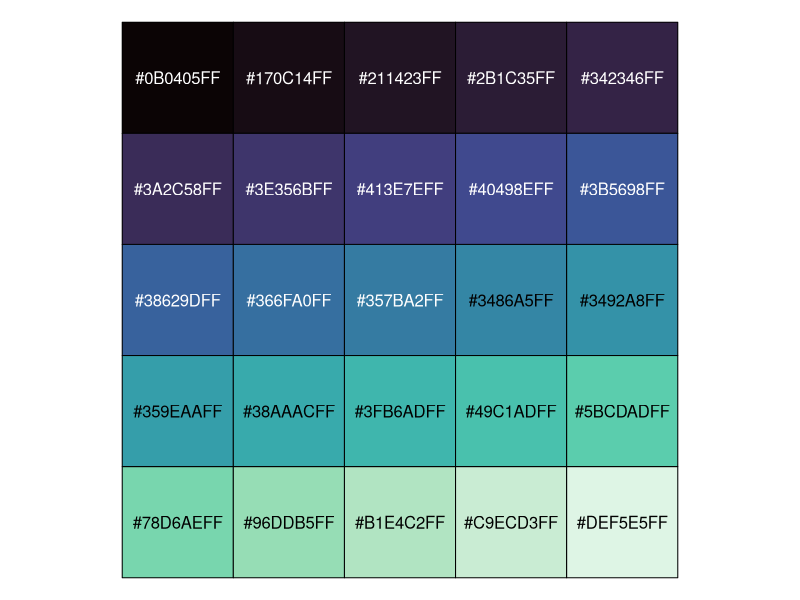
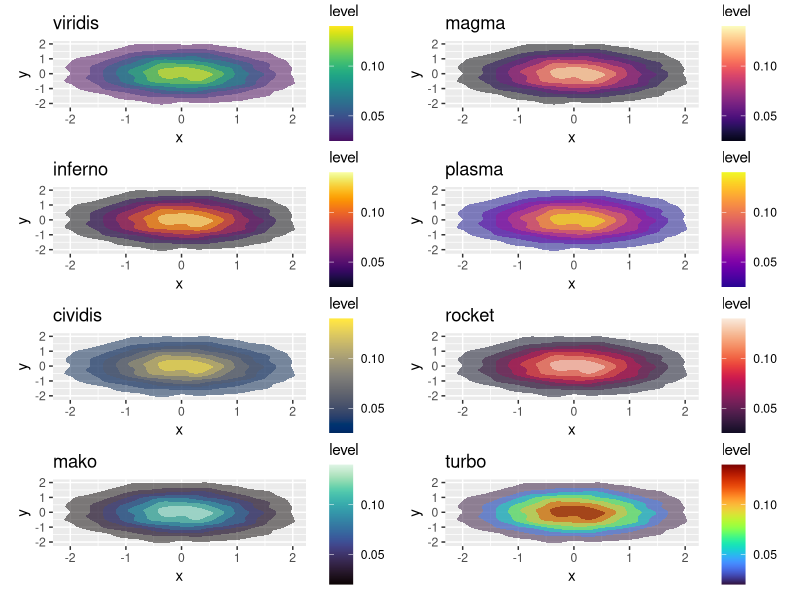

Generate these figures, in order, with R:
## ---- chunk 1
library(ggplot2)
library(viridisLite)
library(scales)
library(patchwork)
## ---- chunk 2
pal <- viridisLite::mako(25)
pal
## ---- chunk 3
#| out-width: 100%
#| out-height: 250%
scales::show_col(pal)
## ---- chunk 4
#| out-width: 100%
#| out-height: 250%
df <- data.frame(x = rnorm(20000), y = rnorm(20000))
vL_pals <- c("viridis", "magma", "inferno", "plasma", "cividis", "rocket",
             "mako", "turbo")

ls <- vector(mode = "list", length = length(vL_pals))
names(ls) <- vL_pals

for (i in 1:length(vL_pals)) {
  pal_parsed = parse(text = vL_pals[i])
  
  ls[[i]] <- ggplot2::ggplot(df, aes(x, y)) +
    stat_density2d(aes(fill = ..level..), 
                   alpha = .5, geom = "polygon", n = 200) +
    scale_fill_gradientn(colours = eval(pal_parsed)(n = 256)) +
    ggtitle(label = vL_pals[i])
}

(ls[[1]] + ls[[2]]) / (ls[[3]] + ls[[4]]) / (ls[[5]] + ls[[6]]) / (ls[[7]] + ls[[8]]) # patchwork composition
